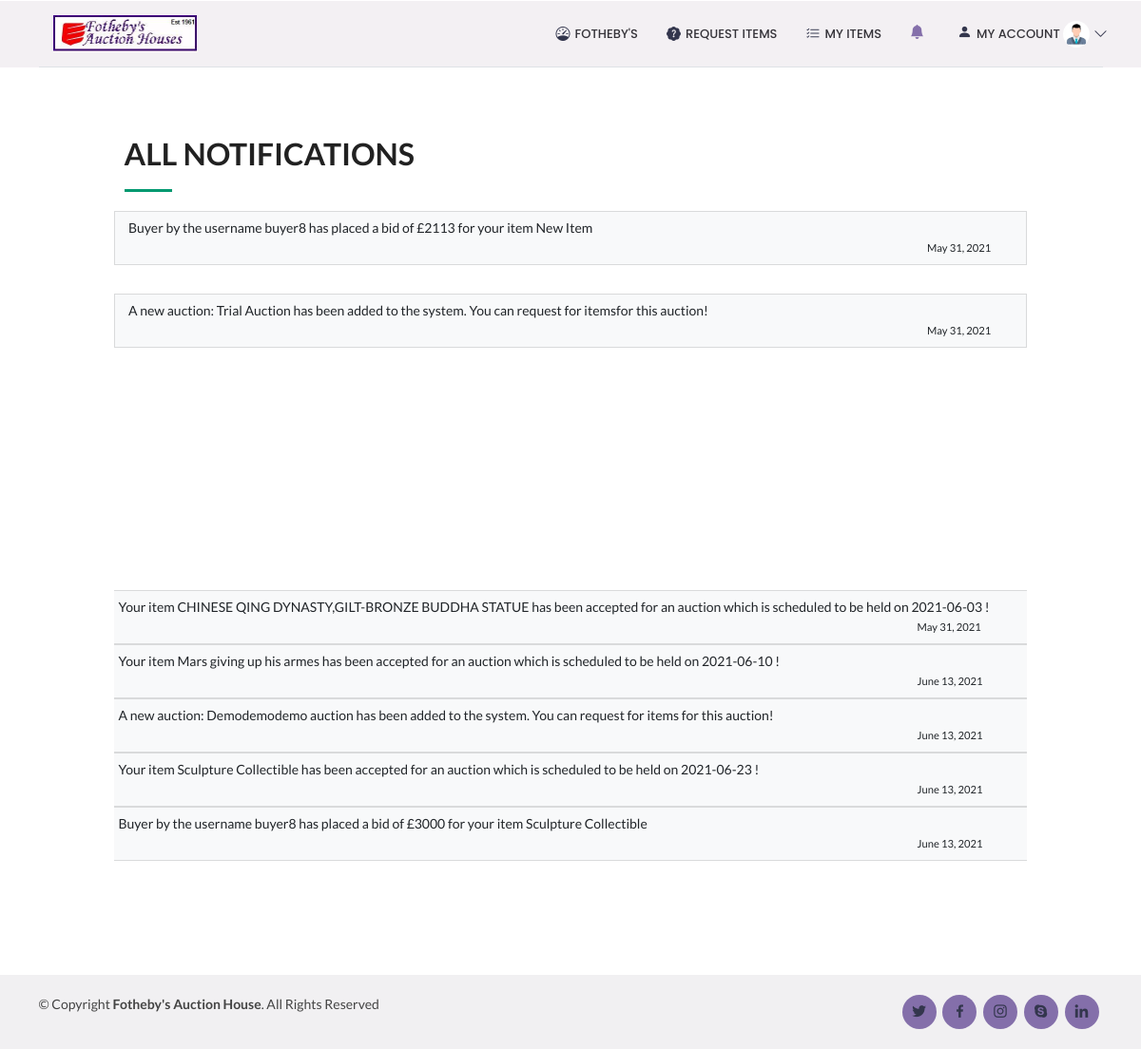
The page /allNotifications (signed in) on the database its author committed.
### auction_app/models.py (models this page shows)
class Notification(models.Model):
    notification_id = models.AutoField(primary_key=True, unique=True)
    notification_text = models.CharField(max_length=255)
    concerned_to = models.CharField(max_length=255)
    notification_date = models.DateField(auto_now=True)

### auction_app/views.py (the view)
# urls.py: path('allNotifications', views.allNotifications, name='allNotifications'),
def allNotifications(request):
    user = User.objects.all().filter(username=request.user).first()
    getUser = UserProfileInfo.objects.get(user=user)
    notification = ''
    if getUser.client_type == "Buyer":
        temp = 'buyerDashboard.html'
        notification = Notification.objects.all().filter(concerned_to='Buyer') | Notification.objects.all().filter(
            concerned_to=request.user)
    elif getUser.client_type == "Seller":
        temp = 'sellerDashboard.html'
        notification = Notification.objects.all().filter(concerned_to='Seller') | Notification.objects.all().filter(
            concerned_to=request.user)
    elif getUser.client_type == "Joint":
        temp = 'jointDashboard.html'
        notification = Notification.objects.all().filter(concerned_to='Buyer') | Notification.objects.all().filter(
            concerned_to='Seller') | Notification.objects.all().filter(
            concerned_to='Joint') | Notification.objects.all().filter(concerned_to=request.user)
    elif getUser.client_type == "Admin":
        temp = 'adminDashboard.html'
        notification = Notification.objects.all().filter(concerned_to='Admin').order_by('-notification_date')
    elif getUser.client_type == "Evaluator":
        temp = 'evaluatorDashboard.html'
        notification = Notification.objects.all().filter(concerned_to='Evaluator')
    return render(request, 'viewAllNotification.html',
                  {'temp': temp, 'notification': notification})

### templates/viewAllNotification.html (shortened to what this page needs)
<!DOCTYPE html>
{% extends temp %}
{% block body_block %}
  <section id="about" class="about bg-white" style="margin-left:10vw; min-width:80vw;">
      <div class="container" style="min-height:60vh;">
          <div class="section-title mt-4" data-aos="fade-left">
            <h2>All Notifications</h2>
    {% if notification %}
      {% for a in notification %}
 <div class="row">
            <span class="list-group-item  bg-light">{{a.notification_text}}<br><span style="margin-left:70vw;font-size:0.8em;">{{a.notification_date}}</span></span>
        </div>
        </div>
      {% endfor %}
    {% endif %}
  </section>
{% endblock %}

### static/css/style.css (style rules this page uses)
body { font-family: "Open Sans", sans-serif; color: #444444; }
h1, h2, h3, h4, h5, h6 { font-family: "Raleway", sans-serif; }
section { padding: 60px 0; overflow: hidden; }
.section-title { padding-bottom: 30px; }
.section-title h2 { font-size: 32px; font-weight: bold; text-transform: uppercase; margin-bottom: 20px; padding-bottom: 20px; position: relative; }
.section-title h2::after { content: ''; position: absolute; display: block; width: 50px; height: 3px; background: #009970; bottom: 0; left: 0; }

### rows shown on the page
Notification: notification_text "Buyer by the username buyer8 has placed a bid of £2113 for your item New Item", notification_date "May 31, 2021"
Notification: notification_text "A new auction: Trial Auction has been added to the system. You can request for itemsfor this auction!", notification_date "May 31, 2021"
Notification: notification_text "Your item CHINESE QING DYNASTY,GILT-BRONZE BUDDHA STATUE has been accepted for an auction which is scheduled to be held on 2021-06-03 !", notification_date "May 31, 2021"
Notification: notification_text "Your item Mars giving up his armes has been accepted for an auction which is scheduled to be held on 2021-06-10 !", notification_date "June 13, 2021"
Notification: notification_text "A new auction: Demodemodemo auction has been added to the system. You can request for items for this auction!", notification_date "June 13, 2021"
Notification: notification_text "Your item Sculpture Collectible has been accepted for an auction which is scheduled to be held on 2021-06-23 !", notification_date "June 13, 2021"
Notification: notification_text "Buyer by the username buyer8 has placed a bid of £3000 for your item Sculpture Collectible", notification_date "June 13, 2021"
